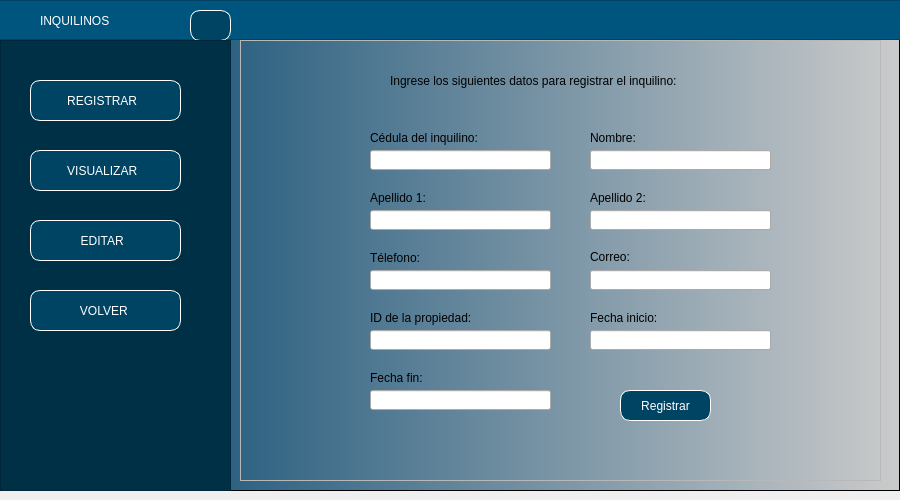
<?xml version="1.0" encoding="UTF-8"?>
<ui version="4.0">
 <class>MainWindow</class>
 <widget class="QMainWindow" name="MainWindow">
  <property name="geometry">
   <rect>
    <x>0</x>
    <y>0</y>
    <width>900</width>
    <height>500</height>
   </rect>
  </property>
  <property name="minimumSize">
   <size>
    <width>900</width>
    <height>500</height>
   </size>
  </property>
  <property name="maximumSize">
   <size>
    <width>900</width>
    <height>16777215</height>
   </size>
  </property>
  <property name="windowTitle">
   <string>MainWindow</string>
  </property>
  <widget class="QWidget" name="centralwidget">
   <layout class="QHBoxLayout" name="horizontalLayout" stretch="0">
    <property name="leftMargin">
     <number>0</number>
    </property>
    <property name="topMargin">
     <number>0</number>
    </property>
    <property name="rightMargin">
     <number>0</number>
    </property>
    <item>
     <widget class="QFrame" name="framefondo">
      <property name="styleSheet">
       <string notr="true">QWidget#framefondo{
background-color: qlineargradient(spread:pad, x1:0, y1:0, x2:1, y2:0, stop:0.039548 rgba(0, 67, 109, 255), stop:1 rgba(203, 203, 203, 255));}</string>
      </property>
      <property name="frameShape">
       <enum>QFrame::StyledPanel</enum>
      </property>
      <property name="frameShadow">
       <enum>QFrame::Raised</enum>
      </property>
      <widget class="QFrame" name="frame_superior">
       <property name="geometry">
        <rect>
         <x>-10</x>
         <y>0</y>
         <width>911</width>
         <height>40</height>
        </rect>
       </property>
       <property name="maximumSize">
        <size>
         <width>16777215</width>
         <height>40</height>
        </size>
       </property>
       <property name="styleSheet">
        <string notr="true">background-color: rgb(0, 85, 127);</string>
       </property>
       <property name="frameShape">
        <enum>QFrame::StyledPanel</enum>
       </property>
       <property name="frameShadow">
        <enum>QFrame::Raised</enum>
       </property>
       <widget class="QLabel" name="label">
        <property name="geometry">
         <rect>
          <x>50</x>
          <y>10</y>
          <width>181</width>
          <height>21</height>
         </rect>
        </property>
        <property name="styleSheet">
         <string notr="true">font: 16pt &quot;Arial&quot;;
color: white;</string>
        </property>
        <property name="text">
         <string>INQUILINOS</string>
        </property>
       </widget>
       <widget class="QPushButton" name="pushButton_5">
        <property name="geometry">
         <rect>
          <x>200</x>
          <y>10</y>
          <width>41</width>
          <height>31</height>
         </rect>
        </property>
        <property name="styleSheet">
         <string notr="true">QPushButton{
font: 87 9pt &quot;Arial&quot;;
background-color: rgb(0, 68, 100);
color:white;
border:1px solid white;
border-radius: 10px;
}


QPushButton:hover {
background-color:qlineargradient(spread:pad, x1:0, y1:0, x2:1, y2:0, stop:0.039548 rgba(0, 67, 109, 255), stop:1 rgba(203, 203, 203, 255))
}</string>
        </property>
        <property name="text">
         <string/>
        </property>
        <property name="icon">
         <iconset>
          <normaloff>Imagenes/menu.png</normaloff>Imagenes/menu.png</iconset>
        </property>
       </widget>
      </widget>
      <widget class="QFrame" name="frameBotones">
       <property name="geometry">
        <rect>
         <x>0</x>
         <y>40</y>
         <width>231</width>
         <height>451</height>
        </rect>
       </property>
       <property name="styleSheet">
        <string notr="true">QFrame{
background-color: rgb(0, 48, 70)
}


QPushButton{
font: 87 9pt &quot;Arial&quot;;
background-color: rgb(0, 68, 100);
color:white;
border:1px solid white;
border-radius: 10px;
}


QPushButton:hover {
background-color:qlineargradient(spread:pad, x1:0, y1:0, x2:1, y2:0, stop:0.039548 rgba(0, 67, 109, 255), stop:1 rgba(203, 203, 203, 255))
}</string>
       </property>
       <property name="frameShape">
        <enum>QFrame::StyledPanel</enum>
       </property>
       <property name="frameShadow">
        <enum>QFrame::Raised</enum>
       </property>
       <widget class="QPushButton" name="btnRegistrar">
        <property name="geometry">
         <rect>
          <x>30</x>
          <y>40</y>
          <width>151</width>
          <height>41</height>
         </rect>
        </property>
        <property name="layoutDirection">
         <enum>Qt::RightToLeft</enum>
        </property>
        <property name="styleSheet">
         <string notr="true"/>
        </property>
        <property name="text">
         <string>REGISTRAR  </string>
        </property>
        <property name="icon">
         <iconset>
          <normaloff>Imagenes/registrar.png</normaloff>Imagenes/registrar.png</iconset>
        </property>
       </widget>
       <widget class="QPushButton" name="btnVisualizar">
        <property name="geometry">
         <rect>
          <x>30</x>
          <y>110</y>
          <width>151</width>
          <height>41</height>
         </rect>
        </property>
        <property name="layoutDirection">
         <enum>Qt::RightToLeft</enum>
        </property>
        <property name="styleSheet">
         <string notr="true"/>
        </property>
        <property name="text">
         <string>VISUALIZAR  </string>
        </property>
        <property name="icon">
         <iconset>
          <normaloff>Imagenes/buscar.png</normaloff>Imagenes/buscar.png</iconset>
        </property>
       </widget>
       <widget class="QPushButton" name="btnEditar">
        <property name="geometry">
         <rect>
          <x>30</x>
          <y>180</y>
          <width>151</width>
          <height>41</height>
         </rect>
        </property>
        <property name="layoutDirection">
         <enum>Qt::RightToLeft</enum>
        </property>
        <property name="styleSheet">
         <string notr="true"/>
        </property>
        <property name="text">
         <string>EDITAR  </string>
        </property>
        <property name="icon">
         <iconset>
          <normaloff>Imagenes/actualizar.png</normaloff>Imagenes/actualizar.png</iconset>
        </property>
       </widget>
       <widget class="QPushButton" name="btnVolver">
        <property name="geometry">
         <rect>
          <x>30</x>
          <y>250</y>
          <width>151</width>
          <height>41</height>
         </rect>
        </property>
        <property name="layoutDirection">
         <enum>Qt::RightToLeft</enum>
        </property>
        <property name="text">
         <string>VOLVER </string>
        </property>
        <property name="icon">
         <iconset>
          <normaloff>Imagenes/volver.png</normaloff>Imagenes/volver.png</iconset>
        </property>
       </widget>
      </widget>
      <widget class="QFrame" name="framePaginas">
       <property name="geometry">
        <rect>
         <x>240</x>
         <y>40</y>
         <width>641</width>
         <height>441</height>
        </rect>
       </property>
       <property name="frameShape">
        <enum>QFrame::StyledPanel</enum>
       </property>
       <property name="frameShadow">
        <enum>QFrame::Raised</enum>
       </property>
       <widget class="QStackedWidget" name="stackedWidget">
        <property name="geometry">
         <rect>
          <x>-10</x>
          <y>0</y>
          <width>661</width>
          <height>461</height>
         </rect>
        </property>
        <property name="currentIndex">
         <number>0</number>
        </property>
        <widget class="QWidget" name="pageRegistrarInq">
         <widget class="QLabel" name="label_2">
          <property name="geometry">
           <rect>
            <x>160</x>
            <y>30</y>
            <width>411</width>
            <height>21</height>
           </rect>
          </property>
          <property name="styleSheet">
           <string notr="true">font: 12pt &quot;Arial&quot;;</string>
          </property>
          <property name="text">
           <string>Ingrese los siguientes datos para registrar el inquilino:</string>
          </property>
         </widget>
         <widget class="QLabel" name="label_3">
          <property name="geometry">
           <rect>
            <x>140</x>
            <y>90</y>
            <width>121</width>
            <height>16</height>
           </rect>
          </property>
          <property name="styleSheet">
           <string notr="true">font: 9pt &quot;Arial&quot;;
</string>
          </property>
          <property name="text">
           <string>Cédula del inquilino:</string>
          </property>
         </widget>
         <widget class="QLabel" name="label_4">
          <property name="geometry">
           <rect>
            <x>360</x>
            <y>90</y>
            <width>151</width>
            <height>16</height>
           </rect>
          </property>
          <property name="styleSheet">
           <string notr="true">font: 9pt &quot;Arial&quot;;
</string>
          </property>
          <property name="text">
           <string>Nombre:</string>
          </property>
         </widget>
         <widget class="QLabel" name="label_5">
          <property name="geometry">
           <rect>
            <x>140</x>
            <y>150</y>
            <width>151</width>
            <height>16</height>
           </rect>
          </property>
          <property name="styleSheet">
           <string notr="true">font: 9pt &quot;Arial&quot;;
</string>
          </property>
          <property name="text">
           <string>Apellido 1:</string>
          </property>
         </widget>
         <widget class="QLabel" name="label_6">
          <property name="geometry">
           <rect>
            <x>360</x>
            <y>150</y>
            <width>131</width>
            <height>16</height>
           </rect>
          </property>
          <property name="styleSheet">
           <string notr="true">font: 9pt &quot;Arial&quot;;
</string>
          </property>
          <property name="text">
           <string>Apellido 2:</string>
          </property>
         </widget>
         <widget class="QLabel" name="label_8">
          <property name="geometry">
           <rect>
            <x>360</x>
            <y>210</y>
            <width>47</width>
            <height>13</height>
           </rect>
          </property>
          <property name="styleSheet">
           <string notr="true">font: 9pt &quot;Arial&quot;;
</string>
          </property>
          <property name="text">
           <string>Correo:</string>
          </property>
         </widget>
         <widget class="QLineEdit" name="txtCedInquilino">
          <property name="geometry">
           <rect>
            <x>140</x>
            <y>110</y>
            <width>181</width>
            <height>20</height>
           </rect>
          </property>
         </widget>
         <widget class="QLineEdit" name="txtNombre">
          <property name="geometry">
           <rect>
            <x>360</x>
            <y>110</y>
            <width>181</width>
            <height>20</height>
           </rect>
          </property>
         </widget>
         <widget class="QLineEdit" name="txtApellido1">
          <property name="geometry">
           <rect>
            <x>140</x>
            <y>170</y>
            <width>181</width>
            <height>20</height>
           </rect>
          </property>
         </widget>
         <widget class="QLineEdit" name="txtApellido2">
          <property name="geometry">
           <rect>
            <x>360</x>
            <y>170</y>
            <width>181</width>
            <height>20</height>
           </rect>
          </property>
         </widget>
         <widget class="QLineEdit" name="txtCorreo">
          <property name="geometry">
           <rect>
            <x>360</x>
            <y>230</y>
            <width>181</width>
            <height>20</height>
           </rect>
          </property>
         </widget>
         <widget class="QPushButton" name="btnREGISTRAR">
          <property name="geometry">
           <rect>
            <x>390</x>
            <y>350</y>
            <width>91</width>
            <height>31</height>
           </rect>
          </property>
          <property name="styleSheet">
           <string notr="true">QPushButton{
font: 87 9pt &quot;Arial&quot;;
background-color: rgb(0, 68, 100);
color:white;
border:1px solid white;
border-radius: 10px;
}


QPushButton:hover {
background-color:rgb(0, 101, 148);
}</string>
          </property>
          <property name="text">
           <string>Registrar</string>
          </property>
         </widget>
         <widget class="QLabel" name="label_23">
          <property name="geometry">
           <rect>
            <x>140</x>
            <y>270</y>
            <width>191</width>
            <height>16</height>
           </rect>
          </property>
          <property name="styleSheet">
           <string notr="true">font: 9pt &quot;Arial&quot;;
</string>
          </property>
          <property name="text">
           <string>ID de la propiedad:</string>
          </property>
         </widget>
         <widget class="QLineEdit" name="txtIDpropiedad">
          <property name="geometry">
           <rect>
            <x>140</x>
            <y>290</y>
            <width>181</width>
            <height>20</height>
           </rect>
          </property>
         </widget>
         <widget class="QLineEdit" name="txtTelefono">
          <property name="geometry">
           <rect>
            <x>140</x>
            <y>230</y>
            <width>181</width>
            <height>20</height>
           </rect>
          </property>
         </widget>
         <widget class="QLabel" name="label_11">
          <property name="geometry">
           <rect>
            <x>140</x>
            <y>210</y>
            <width>161</width>
            <height>16</height>
           </rect>
          </property>
          <property name="styleSheet">
           <string notr="true">font: 9pt &quot;Arial&quot;;
</string>
          </property>
          <property name="text">
           <string>Télefono:</string>
          </property>
         </widget>
         <widget class="QLabel" name="label_12">
          <property name="geometry">
           <rect>
            <x>360</x>
            <y>270</y>
            <width>161</width>
            <height>16</height>
           </rect>
          </property>
          <property name="styleSheet">
           <string notr="true">font: 9pt &quot;Arial&quot;;
</string>
          </property>
          <property name="text">
           <string>Fecha inicio:</string>
          </property>
         </widget>
         <widget class="QLabel" name="label_13">
          <property name="geometry">
           <rect>
            <x>140</x>
            <y>330</y>
            <width>161</width>
            <height>16</height>
           </rect>
          </property>
          <property name="styleSheet">
           <string notr="true">font: 9pt &quot;Arial&quot;;
</string>
          </property>
          <property name="text">
           <string>Fecha fin:</string>
          </property>
         </widget>
         <widget class="QLineEdit" name="txtFechaInicio">
          <property name="geometry">
           <rect>
            <x>360</x>
            <y>290</y>
            <width>181</width>
            <height>20</height>
           </rect>
          </property>
         </widget>
         <widget class="QLineEdit" name="txtFechaFin">
          <property name="geometry">
           <rect>
            <x>140</x>
            <y>350</y>
            <width>181</width>
            <height>20</height>
           </rect>
          </property>
         </widget>
        </widget>
       </widget>
      </widget>
     </widget>
    </item>
   </layout>
  </widget>
 </widget>
 <resources/>
 <connections/>
</ui>
